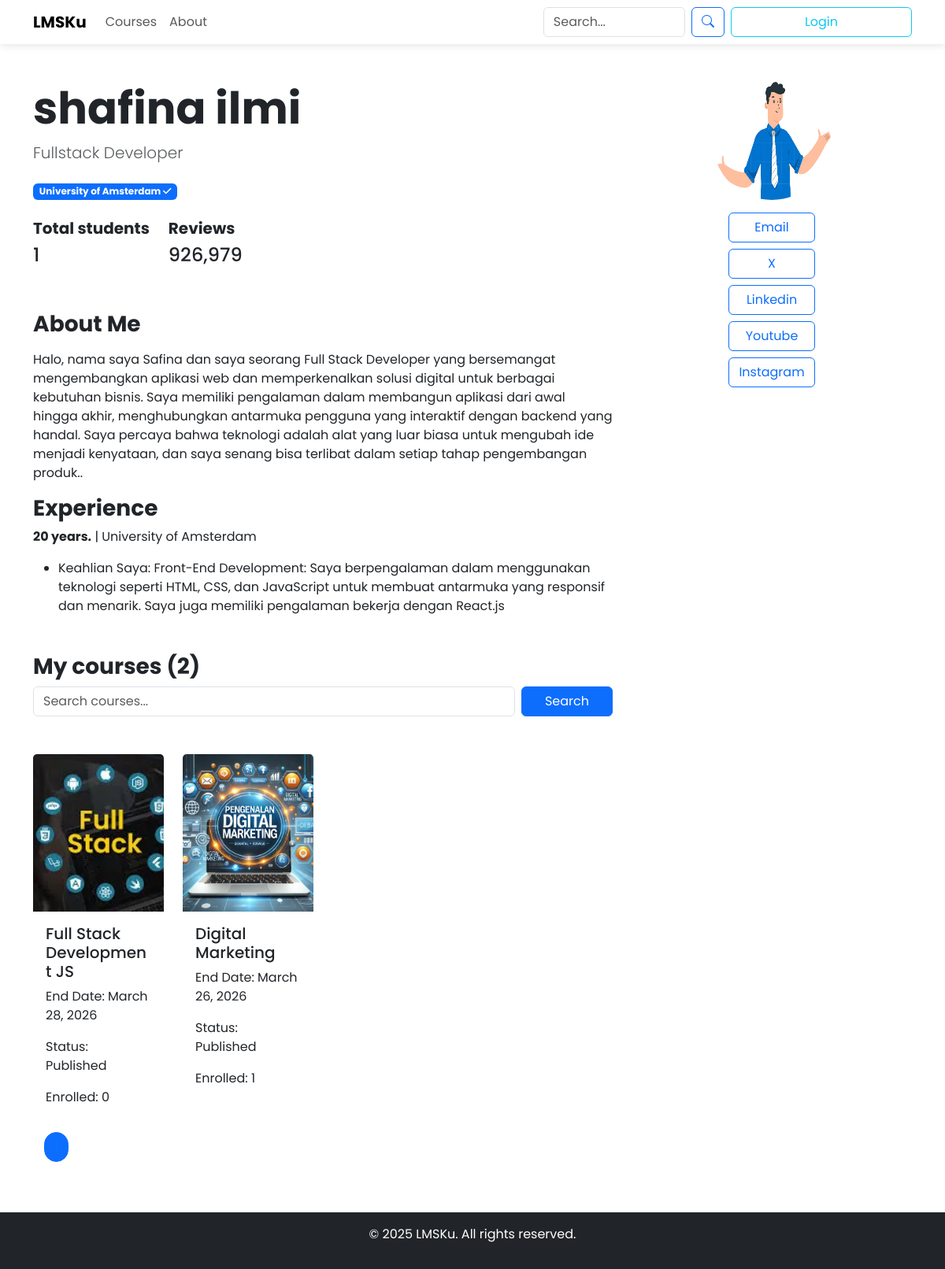
Screenshot of /instructor-profile/instructor/ with the database file from the repository.
### courses/models.py (models this page shows, shortened)
class Instructor(models.Model):
    STATUS_CHOICES = [
        ('Pending', 'Pending'),
        ('Approved', 'Approved'),
        ('Rejected', 'Rejected'),
    ]
    user = models.ForeignKey(CustomUser, on_delete=models.CASCADE, related_name="instructors")
    bio = models.TextField()
    tech = models.CharField(max_length=255)
    expertise = models.CharField(max_length=255)
    experience_years = models.PositiveIntegerField()
    status = models.CharField(max_length=10, choices=STATUS_CHOICES, default='Pending')
    agreement = models.BooleanField(default=False, help_text="Check if the user agrees to the terms and conditions")
    provider =models.ForeignKey(Partner,on_delete=models.CASCADE,related_name='instructors')
    created_at = models.DateTimeField(auto_now_add=True)
    updated_at = models.DateTimeField(auto_now=True)

class Course(models.Model):
    course_name = models.CharField(max_length=250)
    course_number = models.CharField(max_length=250, blank=True)
    course_run = models.CharField(max_length=250, blank=True)
    slug = models.CharField(max_length=250, blank=True)
    org_partner = models.ForeignKey(Partner, on_delete=models.CASCADE, related_name="courses")
    instructor = models.ForeignKey(Instructor, on_delete=models.CASCADE, related_name="courses", null=True)
    category = models.ForeignKey(Category, on_delete=models.CASCADE, related_name="category_courses")
    level = models.CharField(max_length=10, choices=[('basic', 'Basic'), ('middle', 'Middle'), ('advanced', 'Advanced')], default='basic', null=True, blank=True)
    status_course = models.ForeignKey(CourseStatus, on_delete=models.CASCADE, related_name="courses")  # Hubungkan dengan CourseStatus
    created_at = models.DateTimeField(auto_now_add=True)
    edited_on = models.DateTimeField(auto_now=True)
    image = models.ImageField(upload_to='courses/', blank=True, null=True)
    link_video = models.URLField(blank=True, null=True)
    description = models.TextField()
    sort_description = models.CharField(max_length=150, null=True, blank=True)
    hour = models.CharField(max_length=2, null=True, blank=True)
    author = models.ForeignKey(CustomUser, on_delete=models.CASCADE)
    language = models.CharField(max_length=10, choices=[('en', 'English'), ('id', 'Indonesia'), ('fr', 'French'), ('de', 'German')], default='en')
    start_date = models.DateField(null=True)
    end_date = models.DateField(null=True)
    start_enrol = models.DateField(null=True)
    end_enrol = models.DateField(null=True)

### authentication/models.py (models this page shows, shortened)
class CustomUser(AbstractUser):
    gen = {
        "male":"male",
        "female":"female",
    }
    edu = {
        "Basic":"Basic",
        "Secondary":"Secondary",
        "Higher":"Higher",
        "Diploma":"Diploma",
        "Bachelor's":"Bachelor",
        "Master":"Master",
        "Doctorate":"Doctorate",
    }
    email = models.EmailField(_("email address"), unique=True)  # Menambahkan unique=True
    phone = models.CharField(max_length=20, blank=True, null=True)
    gender = models.CharField(max_length=10, choices=[('M', 'Male'), ('F', 'Female')], blank=True, null=True)
    country = models.CharField(max_length=100, blank=True, null=True)
    birth = models.DateField(null=True, blank=True)
    photo = models.ImageField(upload_to='profile_pics/', blank=True, null=True)
    address = models.TextField(blank=True, null=True)
    hobby = models.CharField(_("hobby"), max_length=150, blank=True)
    education = models.CharField(_("education"), max_length=10, choices=edu,blank=True)
    gender = models.CharField(_("gender"), max_length=8, choices=gen,blank=True)
    university = models.ForeignKey(Universiti, on_delete=models.CASCADE, blank=True, null=True, verbose_name=_("university"))
    tiktok = models.CharField(_("tiktok"), max_length=200, blank=True)
    youtube = models.CharField(_("youtube"), max_length=200, blank=True)
    facebook = models.CharField(_("facebook"), max_length=200, blank=True)
    instagram = models.CharField(_("instagram"), max_length=200, blank=True)
    linkedin = models.CharField(_("linkedin"), max_length=200, blank=True)
    twitter = models.CharField(_("twitter"), max_length=200, blank=True)
    is_member = models.BooleanField(_("member status"), default=False, help_text=_("Designates whether the user can log into this admin member."))
    is_subscription = models.BooleanField(_("subscription status"), default=False, help_text=_("Designates whether the user can log into this admin subscription."))
    is_instructor = models.BooleanField(_("instructor status"), default=False, help_text=_("Designates whether the user can log into this admin instructor."))
    is_partner = models.BooleanField(_("partner status"), default=False, help_text=_("Designates whether the user can log into this admin partner."))
    is_audit = models.BooleanField(_("audit status"), default=False, help_text=_("Designates whether the user can log into this admin audit."))
    is_learner = models.BooleanField(_("learner status"), default=True, help_text=_("Designates whether the user can log into this admin learner."))
    is_note = models.BooleanField(_("note status"), default=False, help_text=_("Designates whether the user can log into this admin note."))
    EMAIL_FIELD = "email"
    USERNAME_FIELD = "email"
    REQUIRED_FIELDS = ["username"]

class Universiti(models.Model):
    name = models.CharField(max_length=200, blank=True, null=True)
    slug = models.SlugField(unique=True)
    location = models.CharField(max_length=100, blank=True, null=True)
    def __str__(self):
        return self.name

### courses/views.py (the view)
# urls.py: path('instructor-profile/<slug:username>/', views.instructor_profile, name='instructor_profile'),
def instructor_profile(request, username):
    instructor = get_object_or_404(Instructor, user__username=username)
    if not instructor.provider or not hasattr(instructor.provider.name, 'slug'):
        partner_slug = None
    else:
        partner_slug = instructor.provider.name.slug  # Access slug from Universiti model
    search_term = request.GET.get('search', '')
    published_status = CourseStatus.objects.get(status='published')  # Assuming 'status' field is used to store 'published'
    courses = instructor.courses.filter(
        Q(course_name__icontains=search_term) &  # Search by course name
        Q(status_course=published_status) &      # Filter by 'published' status (corrected)
        Q(end_date__gte=datetime.now())          # Only courses that haven't ended yet
    ).order_by('start_date')  # Optional: Order by start date or any other field
    courses = courses.annotate(total_enrollments=Count('enrollments'))
    courses_count = courses.count()
    total_participants = courses.aggregate(total_participants=Count('enrollments__user', distinct=True))['total_participants']
    paginator = Paginator(courses, 6)
    page_number = request.GET.get('page', 1)  # Default to page 1 if not specified
    try:
        page_number = int(page_number)
        if page_number < 1:
            page_number = 1  # If the page number is less than 1, set it to 1
    except ValueError:
        page_number = 1  # If the page number is not a valid integer, set it to 1
    try:
        page_obj = paginator.get_page(page_number)
    except EmptyPage:
        page_obj = paginator.get_page(1)  # If page number is out of range, show first page
    return render(request, 'home/instructor_profile.html', {
        'instructor': instructor,
        'page_obj': page_obj,
        'courses_count': courses_count,  # Pass the count to the template
        'search_term': search_term,
        'partner_slug': partner_slug,  # Pass partner_slug to the template
        'total_participants': total_participants,  # Pass total participants to the template
    })

### templates/home/instructor_profile.html (shortened to what this page needs)
{% extends 'home/base.html' %}
{% block content %}
<body class="bg-white text-dark">
  <div class="container py-5">
    <div class="row">
      <div class="col-md-8">
        <h1 class="display-4 fw-bold">{{instructor.user.first_name}} {{instructor.user.last_name}}</h1>
        <p class="lead text-muted">{{instructor.user.hobby}}</p>
        {% if partner_slug %}
    <a href="{% url 'courses:org_partner' partner_slug %}">
        <span class="badge bg-primary mt-2">{{instructor.user.university}}  <i class="fa fa-check" aria-hidden="true"></i></span>
    </a>
{% else %}
    <span class="badge bg-secondary mt-2">No University Available</span>
{% endif %}
        <div class="mt-4">
          <div class="d-flex gap-4">
            <div>
              <p class="h5 fw-bold">Total students</p>
              <p class="h4">{{ total_participants }}</p>
            </div>
            <div>
              <p class="h5 fw-bold">Reviews</p>
              <p class="h4">926,979</p>
            </div>
          </div>
        </div>
        <div class="mt-5">
          <h2 class="h3 fw-bold">About Me</h2>
          {% if instructor %}
          <p class="mt-3">{{instructor.bio }}.</p>
          {% endif %}
        <h2 class="h3 fw-bold">Experience</h2>
        <p><strong>{{ instructor.experience_years }} years.</strong> | {{ instructor.user.university }}</p>
            <ul>
                {% if instructor %}
                <li>{{ instructor.expertise }}</li>
                {% endif %}
            </ul>
        </div>
        <div class="mt-5">
          <h2 class="h3 fw-bold">My courses ({{ courses_count }})</h2>
          <div class="mb-4">
            <form method="GET" action="{% url 'courses:instructor_profile' username=instructor.user.username %}">
              <div class="row g-2">
                <div class="col-12 col-md-10">
                  <input type="text" class="form-control" name="search" value="{{ search_term }}" placeholder="Search courses..." />
                </div>
                <div class="col-12 col-md-2">
                  <button type="submit" class="btn btn-primary w-100">Search</button>
                </div>
              </div>
            </form>
          </div>
          <div class="row row-cols-1 row-cols-md-2 row-cols-lg-4 g-4 mt-4" id="courseList">
            {% for course in page_obj %}
              <div class="col course-item">
                <a href="{% url 'courses:course_lms_detail' course.id course.slug %}" class="text-decoration-none">
                    <div class="card h-100">
                        <img src="{{ course.image.url }}" class="card-img-top" alt="{{ course.course_name }}" style="object-fit: cover; height: 200px;">
                        <div class="card-body d-flex flex-column">
                            <h5 class="card-title">{{ course.course_name |truncatechars:50}}</h5>
                            <p>End Date: {{ course.end_date }}</p>
                            <p>Status: {% if course.status_course %} Published {% else %} Unpublished {% endif %}</p>
                            <p>Enrolled: {{ course.total_enrollments }}</p>
                        </div>
                    </div>
                </a>
              </div>
            {% empty %}
              <p>No courses available.</p>
            {% endfor %}
        </div>
        <div class="row">
          <div class="col-md-12">
              <ul class="pagination lms-page">
                  {% for page_num in page_obj.paginator.page_range %}
                      <li class="page-item {% if page_obj.number == page_num %}active{% endif %}">
                          <a class="page-link" href="?page={{ page_num }}{% if search_query %}&search={{ search_query }}{% endif %}{% if category_filter %}&category={{ category_filter|join:',' }}{% endif %}">
                          </a>
                      </li>
                  {% endfor %}
              </ul>
          </div>
      </div>
        </div>
      </div>
      <div class="col-md-4 d-flex flex-column align-items-center mt-4 mt-md-0">
        {% if instructor.user.photo %}
      <img src="{{ instructor.user.photo.url }}" class="rounded-circle mb-3" alt="Instructor's profile picture" width="150" height="150">
      {% else %}
          <img src="https://via.placeholder.com/100" class="rounded-circle mb-3" alt="Instructor's profile picture" width="150" height="150">
      {% endif %}
      <div class="d-grid gap-2">
        <a href="mailto:{{instructor.user.email}}" class="btn btn-outline-primary" target="_blank">Email</a>
        <a href="{{instructor.user.twitter}}" class="btn btn-outline-primary" target="_blank">X</a>
        <a href="{{instructor.user.linkedin}}" class="btn btn-outline-primary" target="_blank">Linkedin</a>
        <a href="{{instructor.user.youtube}}" class="btn btn-outline-primary" target="_blank">Youtube</a>
        <a href="{{instructor.user.instagram}}" class="btn btn-outline-primary" target="_blank">Instagram</a>
    </div>
      </div>
    </div>
  </div>
</body>
{% endblock content %}

### templates/home/base.html (style rules this page uses)
body { font-family: 'Poppins', sans-serif; background-color: #f8f9fa; }
.card { border: none; transition: transform 0.3s; }
.card-img-top { width: 100%; height: 200px; object-fit: cover; }

### templates/home/instructor_profile.html (style rules this page uses)
.pagination .page-item { margin: 0 5px; }
.pagination .page-link { color: #007bff; border-radius: 20px; }

### rows the page displays
Instructor: user.first_name "shafina", user.last_name "ilmi", user.hobby "Fullstack Developer", user.university "University of Amsterdam", bio "Halo, nama saya Safina dan saya seorang Full Stack Developer yang bersemangat mengembangkan aplikasi web dan memperkenalkan solusi digital untuk berbagai kebutuhan bisnis. Saya memiliki pengalaman dalam membangun aplikasi dari awal hingga akhir, menghubungkan antarmuka pengguna yang interaktif dengan backend yang handal. Saya percaya bahwa teknologi adalah alat yang luar biasa untuk mengubah ide menjadi kenyataan, dan saya senang bisa terlibat dalam setiap tahap pengembangan produk.", experience_years "20", expertise "Keahlian Saya: Front-End Development: Saya berpengalaman dalam menggunakan teknologi seperti HTML, CSS, dan JavaScript untuk membuat antarmuka yang responsif dan menarik. Saya juga memiliki pengalaman bekerja dengan React.js", user.photo (picture)
Course: image (picture), course_name "Full Stack Development JS", end_date "March 28, 2026", shows "Published", total_enrollments "0"
Course: image (picture), course_name "Digital Marketing", end_date "March 26, 2026", shows "Published", total_enrollments "1"

### other values shown
{{ total_participants }} "1"
{{ courses_count }} "2"
